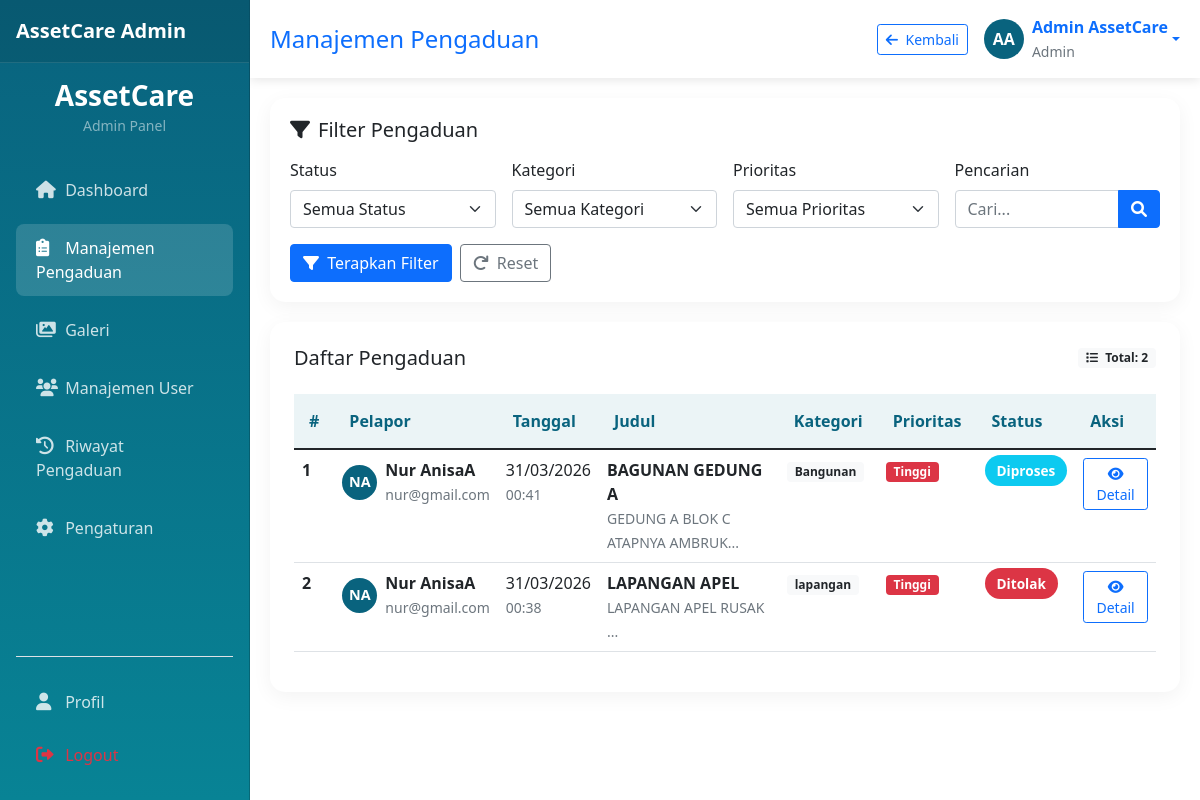
The app's page /admin/pengaduan.php (signed in) with its own data.
### tables this page shows
CREATE TABLE `pengaduan` (
  `id` int(11) NOT NULL,
  `user_id` int(11) NOT NULL,
  `tanggal_kejadian` date NOT NULL,
  `judul` varchar(200) NOT NULL,
  `kategori` varchar(255) DEFAULT NULL,
  `prioritas` enum('Rendah','Sedang','Tinggi') NOT NULL,
  `lampiran` varchar(255) DEFAULT NULL,
  `deskripsi` text NOT NULL,
  `status` enum('Menunggu','Diproses','Selesai','Ditolak') DEFAULT 'Menunggu',
  `catatan_admin` text DEFAULT NULL,
  `created_at` timestamp NOT NULL DEFAULT current_timestamp(),
  `updated_at` timestamp NOT NULL DEFAULT current_timestamp() ON UPDATE current_timestamp()
);

CREATE TABLE `users` (
  `id` int(11) NOT NULL,
  `nama` varchar(100) NOT NULL,
  `email` varchar(100) NOT NULL,
  `password` varchar(255) NOT NULL,
  `role` enum('pegawai','admin') DEFAULT 'pegawai',
  `status` varchar(10) DEFAULT 'aktif',
  `created_at` timestamp NOT NULL DEFAULT current_timestamp(),
  `updated_at` timestamp NOT NULL DEFAULT current_timestamp() ON UPDATE current_timestamp()
);

### config/database.php (called while the page is built, shortened)
<?php
class Database {
    private $host = "localhost";
    private $username = "root";
    private $password = "";
    private $database = "sapraskantor";
    public $conn;
    public function __construct() {
        $this->conn = new mysqli($this->host, $this->username, $this->password, $this->database);
    }
    public function query($sql) {
        return $this->conn->query($sql);
    }
}
function generateInitials($name) {
    $words = explode(' ', $name);
    $initials = '';
    foreach ($words as $word) {
        if (!empty($word)) {
            $initials .= strtoupper($word[0]);
        }
    }
    return substr($initials, 0, 2);
}
?>

### admin/pengaduan.php (the view, shortened to what this page needs)
<?php
require_once '../config/database.php';
$db = new Database();
$search = isset($_GET['search']) ? $db->escape_string($_GET['search']) : '';
$filter_user_id = isset($_GET['user_id']) ? $db->escape_string($_GET['user_id']) : '';
$query = "SELECT p.*, u.nama as nama_user, u.email as email_user
          FROM pengaduan p
          LEFT JOIN users u ON p.user_id = u.id
          WHERE 1=1";
$query .= " ORDER BY p.created_at DESC";
$result = $db->query($query);
$pengaduan_data = $result->fetch_all(MYSQLI_ASSOC);
?>
<!DOCTYPE html>
<html lang="id">
<head>
    <link href="https://cdn.jsdelivr.net/npm/bootstrap@5.1.3/dist/css/bootstrap.min.css" rel="stylesheet">
    <link rel="stylesheet" href="https://cdnjs.cloudflare.com/ajax/libs/font-awesome/6.0.0/css/all.min.css">
    <link rel="stylesheet" href="https://cdnjs.cloudflare.com/ajax/libs/animate.css/4.1.1/animate.min.css">
</head>
<body>
    <?php include 'sidebar.php'; ?>
    <div class="main-content">
        <div class="navbar-top d-flex justify-content-between align-items-center">
            <h4 class="mb-0 text-primary">Manajemen Pengaduan</h4>
            <div class="d-flex align-items-center gap-3">
                <a href="index.php" class="btn btn-outline-primary btn-sm">
                    <i class="fas fa-arrow-left me-1"></i> Kembali
                </a>
                <div class="dropdown">
                    <a href="#" class="d-flex align-items-center text-decoration-none dropdown-toggle"
                       data-bs-toggle="dropdown">
                        <div class="profile-avatar me-2">
                            <?php echo generateInitials($_SESSION['nama']); ?>
                        </div>
                        <div>
                            <span class="fw-bold"><?php echo $_SESSION['nama']; ?></span><br>
                            <small class="text-muted">Admin</small>
                        </div>
                    </a>
                </div>
            </div>
        </div>
        <div class="filter-card">
            <h5 class="mb-3"><i class="fas fa-filter me-2"></i>Filter Pengaduan</h5>
            <form method="GET" class="row g-3">
                <div class="col-md-3">
                    <label class="form-label">Status</label>
                    <select class="form-select" name="status">
                        <option value="">Semua Status</option>
                    </select>
                </div>
                <div class="col-md-3">
                    <label class="form-label">Kategori</label>
                    <select class="form-select" name="kategori">
                        <option value="">Semua Kategori</option>
                    </select>
                </div>
                <div class="col-md-3">
                    <label class="form-label">Prioritas</label>
                    <select class="form-select" name="prioritas">
                        <option value="">Semua Prioritas</option>
                    </select>
                </div>
                <div class="col-md-3">
                    <label class="form-label">Pencarian</label>
                    <div class="input-group">
                        <input type="text" class="form-control" name="search" placeholder="Cari..." value="<?php echo htmlspecialchars($search); ?>">
                        <button class="btn btn-primary" type="submit">
                            <i class="fas fa-search"></i>
                        </button>
                    </div>
                </div>
                <div class="col-12">
                    <div class="d-flex gap-2">
                        <button type="submit" class="btn btn-primary">
                            <i class="fas fa-filter me-1"></i> Terapkan Filter
                        </button>
                        <a href="pengaduan.php<?php echo $filter_user_id ? '?user_id='.$filter_user_id : ''; ?>" class="btn btn-outline-secondary">
                            <i class="fas fa-redo me-1"></i> Reset
                        </a>
                    </div>
                </div>
            </form>
        </div>
        <div class="table-container">
            <div class="p-4">
                <div class="d-flex justify-content-between align-items-center mb-4">
                    <h5 class="mb-0">Daftar Pengaduan</h5>
                    <div class="d-flex gap-2">
                        <span class="badge bg-light text-dark">
                            <i class="fas fa-list me-1"></i>
                            Total: <?php echo count($pengaduan_data); ?>
                        </span>
                    </div>
                </div>
                <div class="table-responsive">
                    <table class="table table-hover">
                        <thead>
                            <tr>
                                <th>#</th>
                                <th>Pelapor</th>
                                <th>Tanggal</th>
                                <th>Judul</th>
                                <th>Kategori</th>
                                <th>Prioritas</th>
                                <th>Status</th>
                                <th>Aksi</th>
                            </tr>
                        </thead>
                        <tbody>
                            <?php if (empty($pengaduan_data)): ?>
                                <tr>
                                    <td colspan="8" class="text-center py-5 text-muted">
                                        <i class="fas fa-inbox fa-3x mb-3"></i>
                                        <h5>Tidak ada data pengaduan</h5>
                                        <p class="mb-0">Tidak ada pengaduan dengan filter yang dipilih</p>
                                    </td>
                                </tr>
                            <?php else: ?>
                                <?php foreach ($pengaduan_data as $index => $p): ?>
                                    <tr>
                                        <td class="fw-bold"><?php echo $index + 1; ?></td>
                                        <td>
                                            <div class="d-flex align-items-center">
                                                <div class="profile-avatar me-2" style="width:35px; height:35px; font-size:0.9rem;">
                                                    <?php echo generateInitials($p['nama_user']); ?>
                                                </div>
                                                <div>
                                                    <strong><?php echo $p['nama_user']; ?></strong><br>
                                                    <small class="text-muted"><?php echo $p['email_user']; ?></small>
                                                </div>
                                            </div>
                                        </td>
                                        <td>
                                            <?php echo date('d/m/Y', strtotime($p['tanggal_kejadian'])); ?><br>
                                            <small class="text-muted"><?php echo date('H:i', strtotime($p['created_at'])); ?></small>
                                        </td>
                                        <td>
                                            <strong><?php echo htmlspecialchars($p['judul']); ?></strong><br>
                                            <small class="text-muted"><?php echo substr($p['deskripsi'], 0, 50); ?>...</small>
                                        </td>
                                        <td>
                                            <span class="badge bg-light text-dark">
                                                <?php echo $p['kategori']; ?>
                                            </span>
                                        </td>
                                        <td>
                                            <?php
                                            $priority_color = '';
                                            switch($p['prioritas']) {
                                                case 'Tinggi': $priority_color = 'danger'; break;
                                            }
                                            ?>
                                            <span class="badge bg-<?php echo $priority_color; ?>">
                                                <?php echo $p['prioritas']; ?>
                                            </span>
                                        </td>
                                        <td>
                                            <span class="badge-status badge-<?php echo strtolower($p['status']); ?>">
                                                <?php echo $p['status']; ?>
                                            </span>
                                        </td>
                                        <td>
                                            <a href="detail_pengaduan.php?id=<?php echo $p['id']; ?>"
                                               class="btn btn-sm btn-outline-primary" title="Detail">
                                                <i class="fas fa-eye"></i> Detail
                                            </a>
                                        </td>
                                    </tr>
                                <?php endforeach; ?>
                            <?php endif; ?>
                        </tbody>
                    </table>
                </div>
            </div>
        </div>
    </div>
</body>
</html>

### admin/pengaduan.php (style rules this page uses)
:root { --primary: #09637E; --secondary: #088395; --accent: #7AB2B2; --light: #EBF4F6; }
.profile-avatar { width: 40px; height: 40px; background: var(--primary); color: white; border-radius: 50%; display: flex; align-items: center; justify-content: center; font-weight: bold; }
.main-content { margin-left: 250px; padding: 20px; }
.navbar-top { background: white; box-shadow: 0 2px 10px rgba(0, 0, 0, 0.1); padding: 15px 20px; margin: -20px -20px 20px; }
.profile-avatar { width: 40px; height: 40px; background: var(--primary); color: white; border-radius: 50%; display: flex; align-items: center; justify-content: center; font-weight: bold; font-size: 1rem; }
.table-container { background: white; border-radius: 15px; overflow: hidden; box-shadow: 0 5px 20px rgba(0, 0, 0, 0.05); }
.table th { background: var(--light); color: var(--primary); font-weight: 600; border: none; padding: 15px; }
.badge-status { padding: 6px 12px; border-radius: 20px; font-size: 0.85rem; font-weight: 600; }
.badge-diproses { background: #0dcaf0; color: white; }
.badge-ditolak { background: #dc3545; color: white; }
.filter-card { background: white; border-radius: 15px; padding: 20px; box-shadow: 0 5px 20px rgba(0, 0, 0, 0.05); margin-bottom: 20px; }

### admin/sidebar.php (style rules this page uses)
@media (min-width: 992px) { .main-content { margin-left: 250px; } }

### records on screen
pengaduan: user.nama "NA", user.nama "Nur AnisaA", user.email "nur@gmail.com", tanggal_kejadian "31/03/2026", created_at "00:41", judul "BAGUNAN GEDUNG A", deskripsi "GEDUNG A BLOK C ATAPNYA AMBRUK", kategori "Bangunan", prioritas "Tinggi", status "Diproses"
pengaduan: user.nama "NA", user.nama "Nur AnisaA", user.email "nur@gmail.com", tanggal_kejadian "31/03/2026", created_at "00:38", judul "LAPANGAN APEL", deskripsi "LAPANGAN APEL RUSAK", kategori "lapangan", prioritas "Tinggi", status "Ditolak"

### other values on screen
generateInitials($_SESSION['nama']) "AA"
$_SESSION['nama'] "Admin AssetCare"
count($pengaduan_data) "2"
